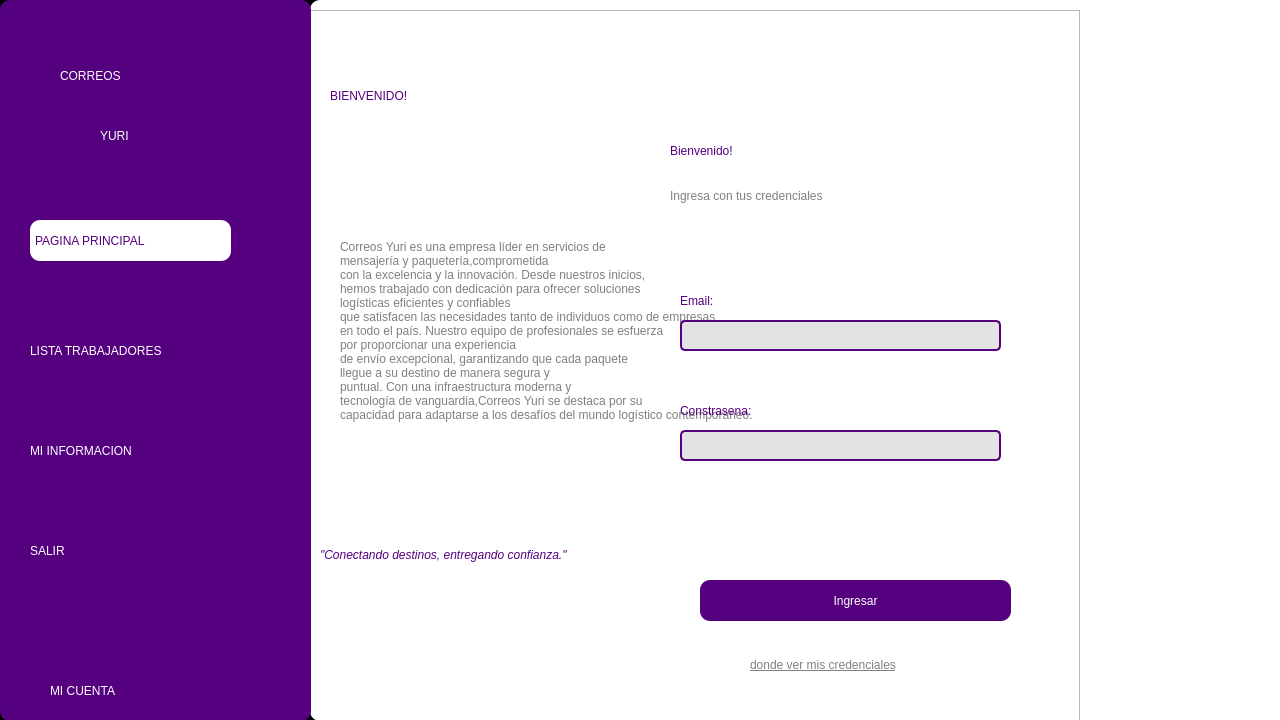
<?xml version="1.0" encoding="UTF-8"?>
<ui version="4.0">
 <class>MainWindow</class>
 <widget class="QMainWindow" name="MainWindow">
  <property name="geometry">
   <rect>
    <x>0</x>
    <y>0</y>
    <width>1280</width>
    <height>720</height>
   </rect>
  </property>
  <property name="minimumSize">
   <size>
    <width>1280</width>
    <height>720</height>
   </size>
  </property>
  <property name="maximumSize">
   <size>
    <width>1280</width>
    <height>720</height>
   </size>
  </property>
  <property name="windowTitle">
   <string>MainWindow</string>
  </property>
  <widget class="QWidget" name="centralwidget">
   <property name="styleSheet">
    <string notr="true">QWidget#centralwidget{}</string>
   </property>
   <layout class="QVBoxLayout" name="verticalLayout">
    <property name="spacing">
     <number>0</number>
    </property>
    <property name="leftMargin">
     <number>0</number>
    </property>
    <property name="topMargin">
     <number>0</number>
    </property>
    <property name="rightMargin">
     <number>0</number>
    </property>
    <property name="bottomMargin">
     <number>0</number>
    </property>
    <item>
     <widget class="QFrame" name="frame">
      <property name="styleSheet">
       <string notr="true">QWidget#frame{
background-color: rgb(0, 0, 0);
}</string>
      </property>
      <property name="frameShape">
       <enum>QFrame::StyledPanel</enum>
      </property>
      <property name="frameShadow">
       <enum>QFrame::Raised</enum>
      </property>
      <widget class="QWidget" name="widget" native="true">
       <property name="geometry">
        <rect>
         <x>0</x>
         <y>0</y>
         <width>311</width>
         <height>721</height>
        </rect>
       </property>
       <property name="styleSheet">
        <string notr="true">QWidget#widget{
background-color: rgb(85, 0, 127);
border-radius:10px;
}</string>
       </property>
       <widget class="QLabel" name="label">
        <property name="geometry">
         <rect>
          <x>60</x>
          <y>50</y>
          <width>191</width>
          <height>51</height>
         </rect>
        </property>
        <property name="styleSheet">
         <string notr="true">font: 87 28pt &quot;Nexa Heavy&quot;;
color:white;</string>
        </property>
        <property name="text">
         <string>CORREOS</string>
        </property>
       </widget>
       <widget class="QLabel" name="ErrorConstra">
        <property name="geometry">
         <rect>
          <x>30</x>
          <y>450</y>
          <width>251</width>
          <height>31</height>
         </rect>
        </property>
        <property name="styleSheet">
         <string notr="true">font: 87 12pt &quot;Nexa Heavy&quot;;
color: red;</string>
        </property>
        <property name="text">
         <string/>
        </property>
       </widget>
       <widget class="QLabel" name="label_2">
        <property name="geometry">
         <rect>
          <x>100</x>
          <y>110</y>
          <width>101</width>
          <height>51</height>
         </rect>
        </property>
        <property name="styleSheet">
         <string notr="true">font: 87 28pt &quot;Nexa Heavy&quot;;
color:white;</string>
        </property>
        <property name="text">
         <string>YURI</string>
        </property>
       </widget>
       <widget class="QLabel" name="label_12">
        <property name="geometry">
         <rect>
          <x>30</x>
          <y>220</y>
          <width>201</width>
          <height>41</height>
         </rect>
        </property>
        <property name="styleSheet">
         <string notr="true">font: 87 14pt &quot;Nexa Heavy&quot;;
color: rgb(85, 0, 127);
background-color: rgb(255, 255, 255);
border-radius:10px;
padding:2px;</string>
        </property>
        <property name="text">
         <string>PAGINA PRINCIPAL</string>
        </property>
       </widget>
       <widget class="QLabel" name="label_13">
        <property name="geometry">
         <rect>
          <x>30</x>
          <y>330</y>
          <width>241</width>
          <height>41</height>
         </rect>
        </property>
        <property name="styleSheet">
         <string notr="true">font: 87 14pt &quot;Nexa Heavy&quot;;
color:white;</string>
        </property>
        <property name="text">
         <string>LISTA TRABAJADORES</string>
        </property>
       </widget>
       <widget class="QLabel" name="label_14">
        <property name="geometry">
         <rect>
          <x>30</x>
          <y>430</y>
          <width>181</width>
          <height>41</height>
         </rect>
        </property>
        <property name="styleSheet">
         <string notr="true">font: 87 14pt &quot;Nexa Heavy&quot;;
color:white;</string>
        </property>
        <property name="text">
         <string>MI INFORMACION</string>
        </property>
       </widget>
       <widget class="QLabel" name="label_15">
        <property name="geometry">
         <rect>
          <x>30</x>
          <y>530</y>
          <width>71</width>
          <height>41</height>
         </rect>
        </property>
        <property name="styleSheet">
         <string notr="true">font: 87 14pt &quot;Nexa Heavy&quot;;
color:white;</string>
        </property>
        <property name="text">
         <string>SALIR</string>
        </property>
       </widget>
       <widget class="QLabel" name="label_16">
        <property name="geometry">
         <rect>
          <x>50</x>
          <y>670</y>
          <width>111</width>
          <height>41</height>
         </rect>
        </property>
        <property name="styleSheet">
         <string notr="true">font: 87 14pt &quot;Nexa Heavy&quot;;
color:white;</string>
        </property>
        <property name="text">
         <string>MI CUENTA</string>
        </property>
       </widget>
      </widget>
      <widget class="QWidget" name="widget_2" native="true">
       <property name="geometry">
        <rect>
         <x>310</x>
         <y>0</y>
         <width>981</width>
         <height>721</height>
        </rect>
       </property>
       <property name="styleSheet">
        <string notr="true">QWidget#widget_2{
background-color: rgb(255, 255, 255);
border-radius:10px;
}</string>
       </property>
       <widget class="QLabel" name="label_5">
        <property name="geometry">
         <rect>
          <x>20</x>
          <y>70</y>
          <width>331</width>
          <height>51</height>
         </rect>
        </property>
        <property name="styleSheet">
         <string notr="true">font: 87 35pt &quot;Nexa Heavy&quot;;
color:rgb(85, 0, 127);</string>
        </property>
        <property name="text">
         <string>BIENVENIDO!</string>
        </property>
       </widget>
       <widget class="QLabel" name="ErrorConstra_2">
        <property name="geometry">
         <rect>
          <x>30</x>
          <y>450</y>
          <width>251</width>
          <height>31</height>
         </rect>
        </property>
        <property name="styleSheet">
         <string notr="true">font: 87 12pt &quot;Nexa Heavy&quot;;
color: red;</string>
        </property>
        <property name="text">
         <string/>
        </property>
       </widget>
       <widget class="QLabel" name="label_7">
        <property name="geometry">
         <rect>
          <x>30</x>
          <y>130</y>
          <width>631</width>
          <height>401</height>
         </rect>
        </property>
        <property name="styleSheet">
         <string notr="true">font: 87 12pt &quot;Nexa Heavy&quot;;
color: grey;</string>
        </property>
        <property name="text">
         <string>Correos Yuri es una empresa líder en servicios de
mensajería y paquetería,comprometida
con la excelencia y la innovación. Desde nuestros inicios,
hemos trabajado con dedicación para ofrecer soluciones
logísticas eficientes y confiables
que satisfacen las necesidades tanto de individuos como de empresas
en todo el país. Nuestro equipo de profesionales se esfuerza
por proporcionar una experiencia
de envío excepcional, garantizando que cada paquete 
llegue a su destino de manera segura y
puntual. Con una infraestructura moderna y 
tecnología de vanguardia,Correos Yuri se destaca por su 
capacidad para adaptarse a los desafíos del mundo logístico contemporáneo.</string>
        </property>
       </widget>
       <widget class="QLabel" name="label_6">
        <property name="geometry">
         <rect>
          <x>10</x>
          <y>530</y>
          <width>781</width>
          <height>51</height>
         </rect>
        </property>
        <property name="styleSheet">
         <string notr="true">font: 87 25pt &quot;Nexa Heavy&quot;;
color:rgb(85, 0, 127);</string>
        </property>
        <property name="text">
         <string>&lt;html&gt;&lt;head/&gt;&lt;body&gt;&lt;p&gt;&lt;span style=&quot; font-style:italic;&quot;&gt;&amp;quot;Conectando destinos, entregando confianza.&amp;quot;&lt;/span&gt;&lt;/p&gt;&lt;/body&gt;&lt;/html&gt;</string>
        </property>
       </widget>
       <widget class="QFrame" name="frame_2">
        <property name="geometry">
         <rect>
          <x>-130</x>
          <y>10</y>
          <width>900</width>
          <height>800</height>
         </rect>
        </property>
        <property name="styleSheet">
         <string notr="true">QWidget#frame{
background-color: rgb(0, 0, 0);
}</string>
        </property>
        <property name="frameShape">
         <enum>QFrame::StyledPanel</enum>
        </property>
        <property name="frameShadow">
         <enum>QFrame::Raised</enum>
        </property>
        <widget class="QWidget" name="widget_3" native="true">
         <property name="geometry">
          <rect>
           <x>470</x>
           <y>10</y>
           <width>421</width>
           <height>781</height>
          </rect>
         </property>
         <property name="styleSheet">
          <string notr="true">QWidget#widget{
background-color: rgb(255, 255, 255);
border-radius:10px;
}</string>
         </property>
         <widget class="QLabel" name="label_3">
          <property name="geometry">
           <rect>
            <x>20</x>
            <y>110</y>
            <width>271</width>
            <height>41</height>
           </rect>
          </property>
          <property name="styleSheet">
           <string notr="true">font: 87 35pt &quot;Nexa Heavy&quot;;
color:rgb(85, 0, 127);</string>
          </property>
          <property name="text">
           <string>Bienvenido!</string>
          </property>
         </widget>
         <widget class="QLabel" name="label_4">
          <property name="geometry">
           <rect>
            <x>20</x>
            <y>160</y>
            <width>231</width>
            <height>31</height>
           </rect>
          </property>
          <property name="styleSheet">
           <string notr="true">font: 87 12pt &quot;Nexa Heavy&quot;;
color: grey;</string>
          </property>
          <property name="text">
           <string>Ingresa con tus credenciales</string>
          </property>
         </widget>
         <widget class="QLineEdit" name="InputEmail">
          <property name="geometry">
           <rect>
            <x>30</x>
            <y>300</y>
            <width>321</width>
            <height>31</height>
           </rect>
          </property>
          <property name="styleSheet">
           <string notr="true">background-color: rgb(227, 227, 227);
border-radius:5px;
font: 87 12pt &quot;Nexa Heavy&quot;;
border:2px solid rgb(85, 0, 127)k;</string>
          </property>
          <property name="text">
           <string/>
          </property>
         </widget>
         <widget class="QLineEdit" name="InputConstra">
          <property name="geometry">
           <rect>
            <x>30</x>
            <y>410</y>
            <width>321</width>
            <height>31</height>
           </rect>
          </property>
          <property name="styleSheet">
           <string notr="true">background-color: rgb(227, 227, 227);
border-radius:5px;
font: 87 12pt &quot;Nexa Heavy&quot;;
border:2px solid rgb(85, 0, 127)k;</string>
          </property>
         </widget>
         <widget class="QLabel" name="label_8">
          <property name="geometry">
           <rect>
            <x>30</x>
            <y>260</y>
            <width>61</width>
            <height>41</height>
           </rect>
          </property>
          <property name="styleSheet">
           <string notr="true">font: 87 15pt &quot;Nexa Heavy&quot;;
color:rgb(85, 0, 127);</string>
          </property>
          <property name="text">
           <string>Email:</string>
          </property>
         </widget>
         <widget class="QLabel" name="label_9">
          <property name="geometry">
           <rect>
            <x>30</x>
            <y>370</y>
            <width>131</width>
            <height>41</height>
           </rect>
          </property>
          <property name="styleSheet">
           <string notr="true">font: 87 15pt &quot;Nexa Heavy&quot;;
color:rgb(85, 0, 127);</string>
          </property>
          <property name="text">
           <string>Constrasena:</string>
          </property>
         </widget>
         <widget class="QPushButton" name="btnIngresar">
          <property name="geometry">
           <rect>
            <x>50</x>
            <y>560</y>
            <width>311</width>
            <height>41</height>
           </rect>
          </property>
          <property name="styleSheet">
           <string notr="true">font: 87 15pt &quot;Nexa Heavy&quot;;
color:rgb(255, 255, 255);
border-radius:10px;
background-color: rgb(85, 0, 127);</string>
          </property>
          <property name="text">
           <string>Ingresar</string>
          </property>
         </widget>
         <widget class="QLabel" name="dondever">
          <property name="geometry">
           <rect>
            <x>100</x>
            <y>630</y>
            <width>211</width>
            <height>31</height>
           </rect>
          </property>
          <property name="styleSheet">
           <string notr="true">font: 87 12pt &quot;Nexa Heavy&quot;;
color: grey;</string>
          </property>
          <property name="text">
           <string>&lt;html&gt;&lt;head/&gt;&lt;body&gt;&lt;p&gt;&lt;span style=&quot; text-decoration: underline;&quot;&gt;donde ver mis credenciales&lt;/span&gt;&lt;/p&gt;&lt;/body&gt;&lt;/html&gt;</string>
          </property>
         </widget>
         <widget class="QLabel" name="ErrorEmail">
          <property name="geometry">
           <rect>
            <x>30</x>
            <y>330</y>
            <width>231</width>
            <height>31</height>
           </rect>
          </property>
          <property name="styleSheet">
           <string notr="true">font: 87 12pt &quot;Nexa Heavy&quot;;
color: red;
</string>
          </property>
          <property name="text">
           <string/>
          </property>
         </widget>
         <widget class="QLabel" name="ErrorConstra_3">
          <property name="geometry">
           <rect>
            <x>30</x>
            <y>450</y>
            <width>251</width>
            <height>31</height>
           </rect>
          </property>
          <property name="styleSheet">
           <string notr="true">font: 87 12pt &quot;Nexa Heavy&quot;;
color: red;</string>
          </property>
          <property name="text">
           <string/>
          </property>
         </widget>
        </widget>
       </widget>
      </widget>
      <zorder>widget_2</zorder>
      <zorder>widget</zorder>
     </widget>
    </item>
   </layout>
  </widget>
 </widget>
 <resources/>
 <connections/>
</ui>
